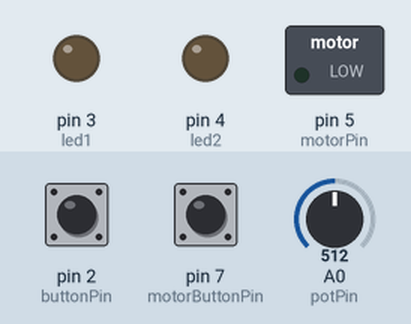
Recording of a sketch running on a simulated Arduino Uno, built with avr-gcc and run on an emulated ATmega328P. On the bench: switched loads named in the sketch (green lamp = pin HIGH), output pins drawn as LEDs (lit = HIGH). Inputs (shaded band) come from the test bench; at power-on: pin 2 (buttonPin) HIGH, pin 7 (motorButtonPin) HIGH, A0 (potPin) = 512.

Above: at 1.2 s.
1.3 s: pin 2 (buttonPin) pulled LOW for 0.15 s
At 2.4 s:
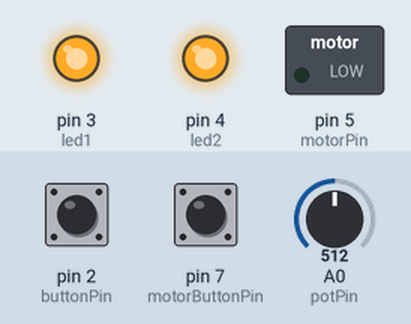
2.9 s: pin 7 (motorButtonPin) pulled LOW for 0.15 s
At 3.8 s:
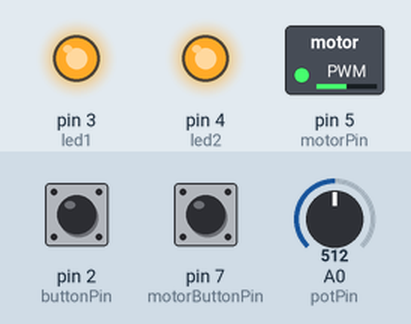
4.6 s: pin 2 (buttonPin) pulled LOW for 1 s
At 4.9 s:
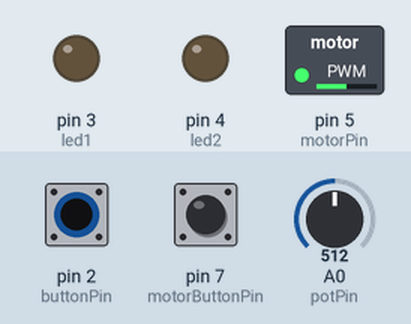
7.1 s: A0 (potPin) set to 716
At 8.0 s:
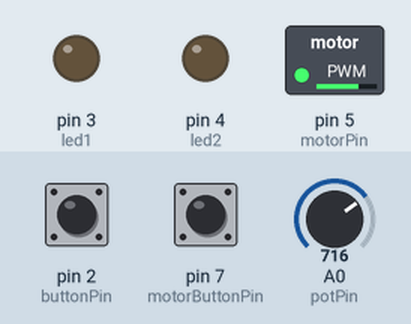
8.6 s: A0 (potPin) set to 900
At 9.1 s:
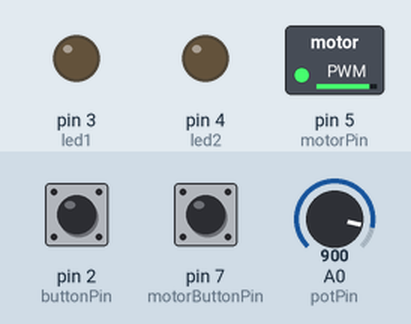
10.1 s: pin 2 (buttonPin) pulled LOW for 0.15 s
At 11.5 s:
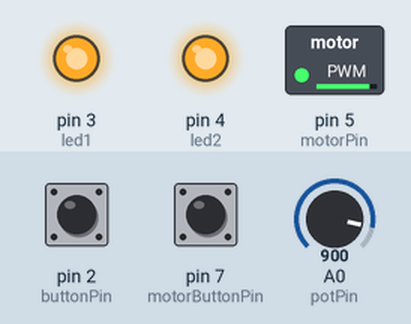
Timing chart, 0 to 12.7 s (numbered marks = the images above; inputs shaded):
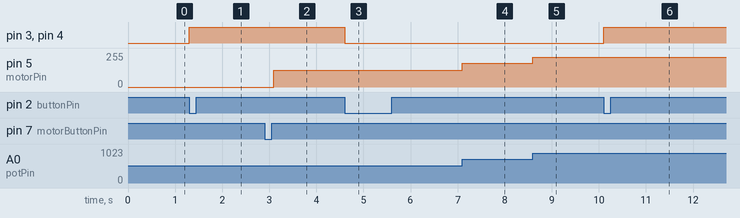

The sketch:

led_motor_control.ino
```cpp
const int buttonPin = 2;    // زر التحكم في الليدات
const int led1 = 3;         // LED الأبيض الأول
const int led2 = 4;         // LED الأبيض الثاني

const int motorPin = 5;         // المحرك
const int motorButtonPin = 7;   // زر تشغيل/إيقاف المحرك
const int potPin = A0;          // المقاومة المتغيرة

int buttonState = HIGH;
int lastButtonState = HIGH;
bool ledsOn = false;

int motorButtonState = HIGH;
int lastMotorButtonState = HIGH;
bool motorRunning = false;

void setup() {
  pinMode(buttonPin, INPUT_PULLUP);
  pinMode(motorButtonPin, INPUT_PULLUP);

  pinMode(led1, OUTPUT);
  pinMode(led2, OUTPUT);
  pinMode(motorPin, OUTPUT);

  digitalWrite(led1, LOW);
  digitalWrite(led2, LOW);
  analogWrite(motorPin, 0);
  motorRunning = false;
}

void loop() {
  // زر تشغيل/إيقاف الليدات
  buttonState = digitalRead(buttonPin);
  if (buttonState == LOW && lastButtonState == HIGH) {
    ledsOn = !ledsOn;
    digitalWrite(led1, ledsOn ? HIGH : LOW);
    digitalWrite(led2, ledsOn ? HIGH : LOW);
    delay(200);
  }
  lastButtonState = buttonState;

  // زر المحرك
  motorButtonState = digitalRead(motorButtonPin);
  if (motorButtonState == LOW && lastMotorButtonState == HIGH) {
    motorRunning = !motorRunning;
    delay(200);
  }
  lastMotorButtonState = motorButtonState;

  if (motorRunning) {
    int potValue = analogRead(potPin);
    int speed = map(potValue, 0, 1023, 0, 255);
    analogWrite(motorPin, speed);
  } else {
    analogWrite(motorPin, 0);
  }
}
```

Measured:
- after the input at 1.3 s, pin 3 (led1), pin 4 (led2): LOW → HIGH at once
- after the input at 2.9 s, pin 5 (motorPin): 0/255 → 127/255 after 0.20 s
- after the input at 4.6 s, pin 3 (led1), pin 4 (led2): HIGH → LOW at once
- after the input at 7.1 s, pin 5 (motorPin): 127/255 → 178/255 at once
- after the input at 8.6 s, pin 5 (motorPin): 178/255 → 224/255 at once
- after the input at 10.1 s, pin 3 (led1), pin 4 (led2): LOW → HIGH at once
